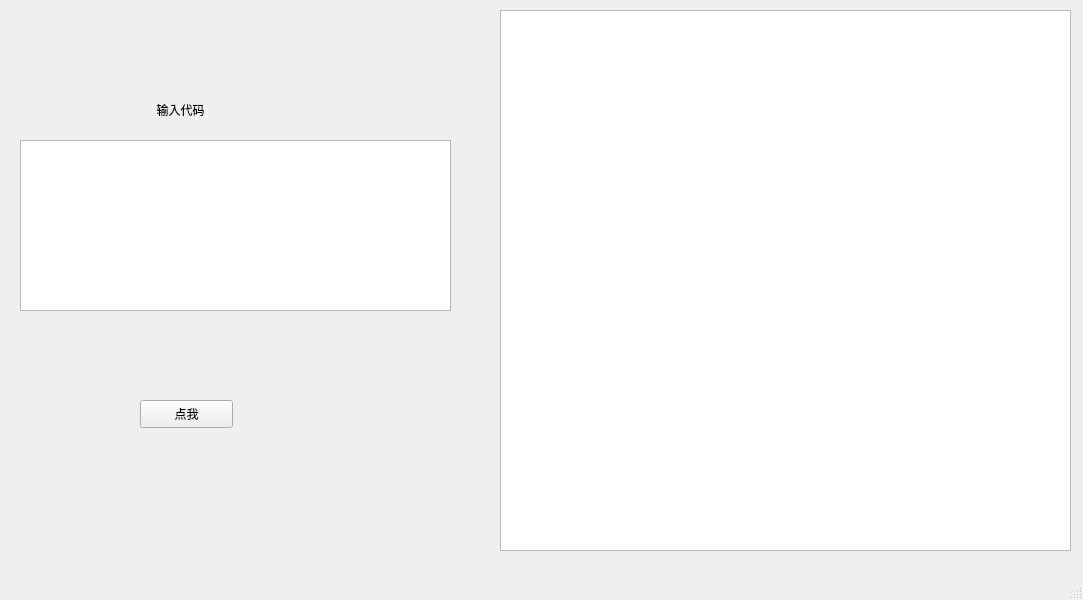
<?xml version="1.0" encoding="UTF-8"?>
<ui version="4.0">
 <class>MainWindow</class>
 <widget class="QMainWindow" name="MainWindow">
  <property name="geometry">
   <rect>
    <x>0</x>
    <y>0</y>
    <width>1083</width>
    <height>600</height>
   </rect>
  </property>
  <property name="windowTitle">
   <string>MainWindow</string>
  </property>
  <widget class="QWidget" name="centralwidget">
   <widget class="QTextEdit" name="textEdit">
    <property name="geometry">
     <rect>
      <x>20</x>
      <y>140</y>
      <width>431</width>
      <height>171</height>
     </rect>
    </property>
   </widget>
   <widget class="QPushButton" name="pushButton">
    <property name="geometry">
     <rect>
      <x>140</x>
      <y>400</y>
      <width>93</width>
      <height>28</height>
     </rect>
    </property>
    <property name="text">
     <string>点我</string>
    </property>
   </widget>
   <widget class="QTableWidget" name="tableWidget">
    <property name="geometry">
     <rect>
      <x>500</x>
      <y>10</y>
      <width>571</width>
      <height>541</height>
     </rect>
    </property>
   </widget>
   <widget class="QLabel" name="label_2">
    <property name="geometry">
     <rect>
      <x>130</x>
      <y>100</y>
      <width>251</width>
      <height>20</height>
     </rect>
    </property>
    <property name="text">
     <string>        输入代码</string>
    </property>
   </widget>
  </widget>
  <widget class="QMenuBar" name="menubar">
   <property name="geometry">
    <rect>
     <x>0</x>
     <y>0</y>
     <width>1083</width>
     <height>26</height>
    </rect>
   </property>
  </widget>
  <widget class="QStatusBar" name="statusbar"/>
 </widget>
 <resources/>
 <connections/>
</ui>
